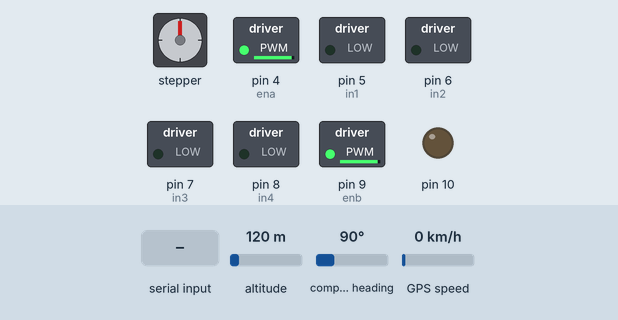
Simulated run of this sketch. Board: Arduino Mega 2560, built with avr-gcc and run on an emulated ATmega2560. Parts: stepper motor, switched loads named in the sketch (green lamp = pin HIGH), output pins drawn as LEDs (lit = HIGH). The inputs (shaded band) are chosen by the test bench; at power-on: altitude 120 m, compass heading 90°, GPS speed 0 km/h. The GPS gets a fix after 3 s at 37.7749, -122.4194 with 8 satellites; stepper angles assume 200 steps per turn; pins used as bus, display or sensor lines are not drawn; what the sketch prints to the serial monitor is not drawn.

Above: at 1.2 s.
1.3 s: "l" received over the second serial link
At 2.1 s:
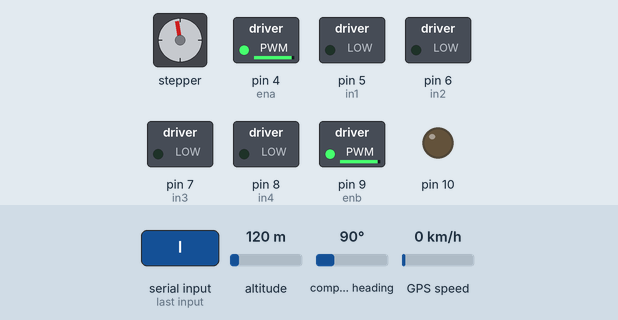
At 16.6 s:
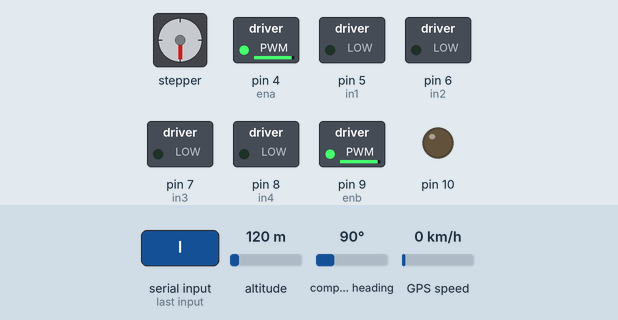
Timing chart, 0 to 36.9 s (numbered marks = the images above; inputs shaded):
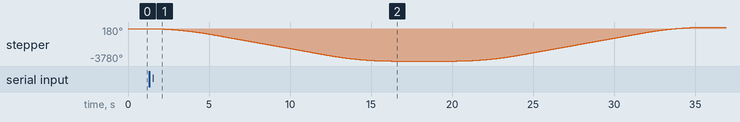

The sketch:

final_program.ino
```cpp
#include <AccelStepper.h>
#include <SoftwareSerial.h>
#include <TinyGPS++.h>


//GPS Object Creation
TinyGPSPlus gps;


//NPK Sensor Pins and Initialzation
SoftwareSerial mod(50,51);

#define RE 52
#define DE 53

byte values[11];
const byte nitro[] = {0x01,0x03, 0x00, 0x1e, 0x00, 0x01, 0xe4, 0x0c};
const byte phos[] = {0x01,0x03, 0x00, 0x1f, 0x00, 0x01, 0xb5, 0xcc};
const byte pota[] = {0x01,0x03, 0x00, 0x20, 0x00, 0x01, 0x85, 0xc0};


//Drive Motors Pins
int ena = 4;
int in1 = 5;
int in2 = 6;
int in3 = 7;
int in4 = 8;
int enb = 9;

//For Synchronous Transfer of GPS Data
unsigned long previousMillis = 0;
const long interval = 2000;  //Trasfer Data at every 2S

//Stepper Motor
int dirPin = 2;
int stepPin = 3;
#define motorInterfaceType 1

AccelStepper myStepper(motorInterfaceType, stepPin, dirPin);


void setup()
{
  //Serial Monitor
  Serial.begin(9600);

  //Lora
  Serial2.begin(9600);

  //GPS
  Serial3.begin(9600);

  //Drive Motor
  pinMode(ena,OUTPUT);
  pinMode(in1,OUTPUT);
  pinMode(in2,OUTPUT);
  pinMode(in3,OUTPUT);
  pinMode(in4,OUTPUT);
  pinMode(enb,OUTPUT);
  analogWrite(ena,240);
  analogWrite(enb,240);  //Set Speed to 240

  //Stepper Motor
  myStepper.setMaxSpeed(200);
	myStepper.setAcceleration(50);
	myStepper.setSpeed(200);
  pinMode(10,OUTPUT);
  digitalWrite(48,HIGH);  // Initially Disable the Stepper Motor

  //NPK Sensor
  mod.begin(9600);
  pinMode(RE, OUTPUT);
  pinMode(DE, OUTPUT);
}

void loop()
{
  //For reading the Control commands from LoRa
  char a = 'm';     //Initially Stop Everything
  while(Serial2.available()>0)
  {
    a = (char) Serial2.read();
    Serial.print(a);
  }

  //Control Calling
  control(a);

  //Transfer of GPS data to the Controller at every Interval
  unsigned long currentMillis = millis();
  if (currentMillis - previousMillis >= interval) {
      previousMillis = currentMillis;
      while (Serial3.available() > 0) {
        if (gps.encode(Serial3.read())) {   //Reading GPS Data
          if (gps.location.isValid()) {
            Serial2.println("g,"+String(gps.location.lat(),6)+","+String(gps.location.lng(),6));  //Transfer the Data to the Controller
          }
          else {
          Serial2.println("g,"+String(0)+","+String(0));
          }
        }
      }
  }
}

//Motor Control
void control(char input)
{
  switch(input)
  {
    case 'w':   //Forward
      digitalWrite(in1,LOW);
      digitalWrite(in2,HIGH);
      digitalWrite(in3,HIGH);
      digitalWrite(in4,LOW);
      break;
    case 's':   //Reverse
      digitalWrite(in1,HIGH);
      digitalWrite(in2,LOW);
      digitalWrite(in3,LOW);
      digitalWrite(in4,HIGH);
      break;
    case 'd':   //Right
      digitalWrite(in1,LOW);
      digitalWrite(in2,HIGH);
      digitalWrite(in3,LOW);
      digitalWrite(in4,HIGH);
      break;
    case 'a':    //Left
      digitalWrite(in1,HIGH);
      digitalWrite(in2,LOW);
      digitalWrite(in3,HIGH);
      digitalWrite(in4,LOW);
      break;
    case 'm':   //Stop
      digitalWrite(in1,LOW);
      digitalWrite(in2,LOW);
      digitalWrite(in3,LOW);
      digitalWrite(in4,LOW);
      break;
    case 'l':   //For Collecting Data
      myStepper.move(-2100);      //Give the Distance that the Stepper motor goes Down
      digitalWrite(48,LOW);       //Enable Stepper Motor
      while(myStepper.isRunning()){
        myStepper.run();          //Running Stepper Motor
      }
      digitalWrite(48,HIGH);      //Again Disable the Stepper Motor

      //Collecting the data
      byte val1,val2,val3;
      int c=5;
      while(c){
        val1 = nitrogen();
        delay(250);
        val2 = phosphorous();
        delay(250);
        val3 = potassium();
        delay(250);
        c-=1;
      }

      Serial2.println("n,"+String(val1)+","+String(val2)+","+String(val3));    //Sending the Data to the Controller

      myStepper.move(2200);         //Give the Distance that the Stepper motor goes Up
      digitalWrite(48,LOW);         //Enable the Stepper Motor
      while(myStepper.isRunning()){
        myStepper.run();            //Running the Stepper Motor
      }
      digitalWrite(48,HIGH);        //Disable the Stepper Motor

      Serial2.println("k");         //Giving the Feedback Signal to the Controller
  }
}

//Nitrogen Data Collection from NPK
byte nitrogen(){
  digitalWrite(DE,HIGH);
  digitalWrite(RE,HIGH);
  delay(10);
  if(mod.write(nitro,sizeof(nitro))==8){
    digitalWrite(DE,LOW);
    digitalWrite(RE,LOW);
    for(byte i=0;i<7;i++){
    //Serial.print(mod.read(),HEX);
    values[i] = mod.read();
    Serial.print(values[i],HEX);
    }
    Serial.println();
  }
  return values[4];
}


//Phosphorous Data Collection from NPK
byte phosphorous(){
  digitalWrite(DE,HIGH);
  digitalWrite(RE,HIGH);
  delay(10);
  if(mod.write(phos,sizeof(phos))==8){
    digitalWrite(DE,LOW);
    digitalWrite(RE,LOW);
    for(byte i=0;i<7;i++){
    //Serial.print(mod.read(),HEX);
    values[i] = mod.read();
    Serial.print(values[i],HEX);
    }
    Serial.println();
  }
  return values[4];
}


//Potassium Data Collection from NPK
byte potassium(){
  digitalWrite(DE,HIGH);
  digitalWrite(RE,HIGH);
  delay(10);
  if(mod.write(pota,sizeof(pota))==8){
    digitalWrite(DE,LOW);
    digitalWrite(RE,LOW);
    for(byte i=0;i<7;i++){
    //Serial.print(mod.read(),HEX);
    values[i] = mod.read();
    Serial.print(values[i],HEX);
    }
    Serial.println();
  }
  return values[4];
}
```

Measured:
- after the input at 1.3 s, stepper: turns 3780° counter-clockwise in 15.0 s, then 3960° clockwise in 15.5 s
